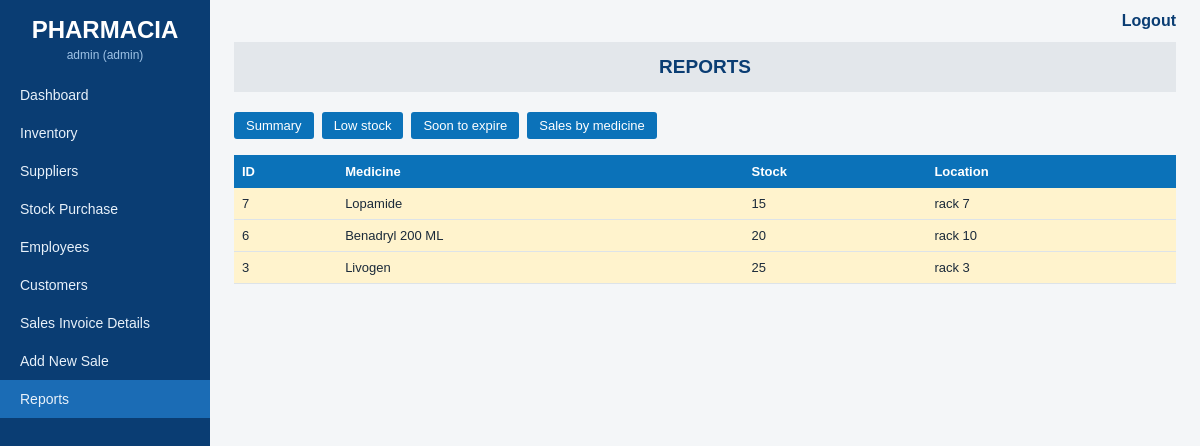
The app's page /reports.php?type=stock (signed in) with its own data.
### tables this page shows
CREATE TABLE drug (
  drug_id INT AUTO_INCREMENT PRIMARY KEY,
  name VARCHAR(100) NOT NULL,
  type VARCHAR(50),
  stock INT,
  cost_price DECIMAL(10,2) NOT NULL,
  mrp DECIMAL(10,2) NOT NULL,
  discount DECIMAL(5,2) DEFAULT 0,
  expiry_date DATE NOT NULL,
  location VARCHAR(50),
  CONSTRAINT chk_stock CHECK (stock >= 0)
);

### reports.php (the view, shortened to what this page needs)
<?php require 'config.php'; require_login(); global $conn;
$type = $_GET['type'] ?? 'summary'; page_start('Reports', 'reports.php'); ?>
<p class="tabs"><a class="btn blue" href="?type=summary">Summary</a><a class="btn blue" href="?type=stock">Low stock</a><a class="btn blue" href="?type=expiry">Soon to expire</a><a class="btn blue" href="?type=sales">Sales by medicine</a></p>
<?php if ($type === 'stock'): ?>
<table><tr><th>ID</th><th>Medicine</th><th>Stock</th><th>Location</th></tr><?php foreach (rows('SELECT * FROM drug WHERE stock < 30 ORDER BY stock') as $r) echo "<tr class='low'><td>{$r['drug_id']}</td><td>" . h($r['name']) . "</td><td>{$r['stock']}</td><td>" . h($r['location']) . "</td></tr>"; ?></table>
<?php endif; page_end();

### style.css (style rules this page uses)
* { box-sizing:border-box }
body { margin:0;font-family:Arial,Helvetica,sans-serif;background:#f4f6f8;color:#1b2a3a }
table { border-collapse:collapse;width:100%;background:#fff;font-size:13px }
th { background:#0b72b9;color:#fff;text-align:left;padding:9px 8px }
td { padding:8px;border-bottom:1px solid #dde3e8 }
tr:nth-child(even) td { background:#f7fafc }
tr.low td { background:#fff3cd }
.btn { display:inline-block;border:0;border-radius:3px;padding:6px 12px;color:#fff;font-size:13px;cursor:pointer;text-decoration:none }
.btn.blue { background:#0b72b9 }
.tabs a { margin-right:8px }

### records on screen
drug: drug_id "7", name "Lopamide", stock "15", location "rack 7"
drug: drug_id "6", name "Benadryl 200 ML", stock "20", location "rack 10"
drug: drug_id "3", name "Livogen", stock "25", location "rack 3"

### other values on screen
$u['username'] "admin"
$u['role'] "admin"
$n[1] "Dashboard"
$n[1] "Inventory"
$n[1] "Suppliers"
$n[1] "Stock Purchase"
$n[1] "Employees"
$n[1] "Customers"
$n[1] "Sales Invoice Details"
$n[1] "Add New Sale"
$n[1] "Reports"
$title "REPORTS"
